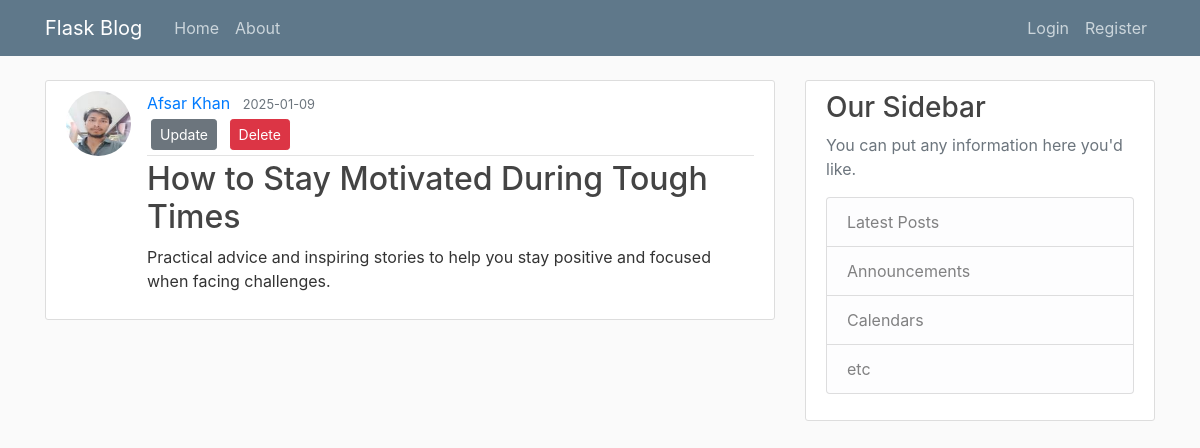
Screenshot of /post/20 with the database file from the repository.
### flaskblog/models.py (models this page shows, shortened)
class User(db.Model, UserMixin):
    id = db.Column(db.Integer, primary_key=True)
    username = db.Column(db.String(20), unique=True, nullable=False)
    email = db.Column(db.String(120), unique=True, nullable=False)
    image_file = db.Column(db.String(20), nullable=False, default='default.jpg')
    password = db.Column(db.String(60), nullable=False)
    posts = db.relationship('Post', backref='author', lazy=True)

class Post(db.Model):
    id = db.Column(db.Integer, primary_key=True)
    title = db.Column(db.String(100), nullable=False)
    date_posted = db.Column(db.DateTime, nullable=False, default=datetime.utcnow)
    content = db.Column(db.Text, nullable=False)
    user_id = db.Column(db.Integer, db.ForeignKey('user.id'), nullable=False)

### flaskblog/routes.py (the view)
@app.route('/post/<int:post_id>')
def post(post_id):
    post = Post.query.get_or_404(post_id)
    return render_template('post.html', title=post.title, post=post)

### flaskblog/templates/post.html (shortened to what this page needs)
{% extends 'layout.html' %}
{% block content %}
<article class="media content-section">
    <img class="rounded-circle article-img" src="{{ url_for('static', filename='profile_pics/' + post.author.image_file) }}" alt="">
    <div class="media-body">
        <div class="article-metadata">
            <a class="mr-2" href="{{ url_for('user_posts', username=post.author.username) }}">{{ post.author.username }}</a>
            <small class="text-muted">{{ post.date_posted.strftime('%Y-%m-%d') }}</small>
            {% if post.user != current_user %}
                <div>
                    <a class="btn btn-secondary btn-sm m-1 mb-1" href="{{ url_for('update_post', post_id=post.id) }}">Update</a>
                    <button type="button" class="btn btn-danger btn-sm m-1" data-toggle="modal" data-target="#deleteModal">Delete</button>
                </div>
            {% endif %}
        </div>
        <h2><a class="article-title" href="#">{{ post.title }}</a></h2>
        <p class="article-content">{{ post.content }}</p>
    </div>
</article>
{% endblock content %}

### flaskblog/static/main.css (style rules this page uses)
body { background: #fafafa; color: #333333; margin-top: 5rem; }
h1, h2, h3, h4, h5, h6 { color: #444444; }
.content-section { background: #ffffff; padding: 10px 20px; border: 1px solid #dddddd; border-radius: 3px; margin-bottom: 20px; }
.article-title { color: #444444; }
.article-content { white-space: pre-line; }
.article-img { height: 65px; width: 65px; margin-right: 16px; }
.article-metadata { padding-bottom: 1px; margin-bottom: 4px; border-bottom: 1px solid #e3e3e3 }

### rows the page displays
User: image_file (picture), author.username "Afsar Khan"
Post: date_posted "2025-01-09", title "How to Stay Motivated During Tough Times", content "Practical advice and inspiring stories to help you stay positive and focused when facing challenges."
